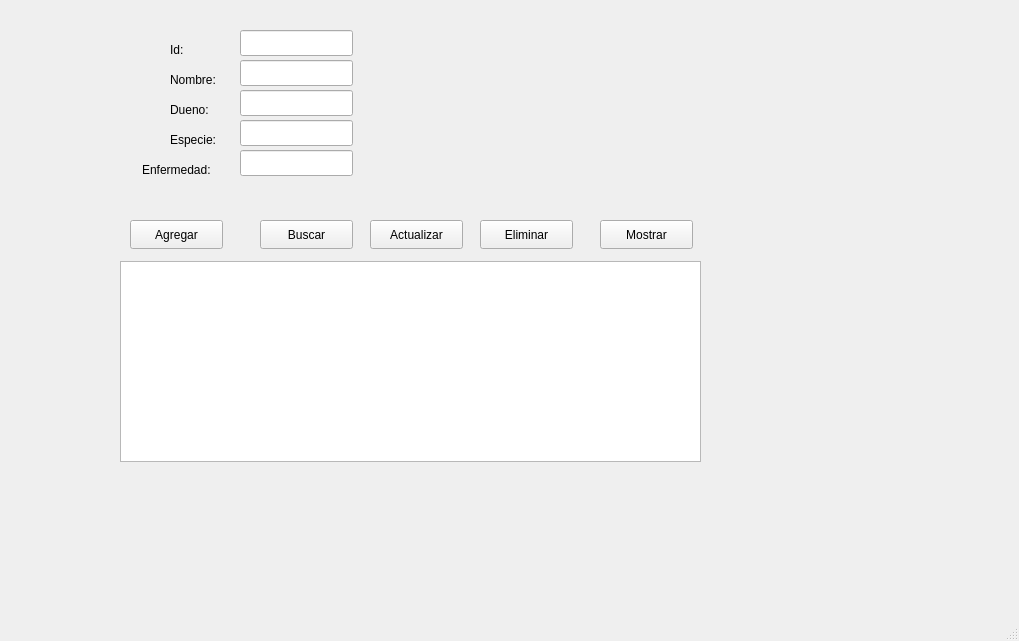
<?xml version="1.0" encoding="UTF-8"?>
<ui version="4.0">
 <class>MainWindow</class>
 <widget class="QMainWindow" name="MainWindow">
  <property name="geometry">
   <rect>
    <x>0</x>
    <y>0</y>
    <width>1019</width>
    <height>641</height>
   </rect>
  </property>
  <property name="windowTitle">
   <string>MainWindow</string>
  </property>
  <widget class="QWidget" name="centralwidget">
   <widget class="QLabel" name="label">
    <property name="geometry">
     <rect>
      <x>170</x>
      <y>40</y>
      <width>63</width>
      <height>20</height>
     </rect>
    </property>
    <property name="text">
     <string>Id:</string>
    </property>
   </widget>
   <widget class="QLabel" name="label_2">
    <property name="geometry">
     <rect>
      <x>170</x>
      <y>70</y>
      <width>63</width>
      <height>20</height>
     </rect>
    </property>
    <property name="text">
     <string>Nombre:</string>
    </property>
   </widget>
   <widget class="QLabel" name="label_3">
    <property name="geometry">
     <rect>
      <x>170</x>
      <y>130</y>
      <width>63</width>
      <height>20</height>
     </rect>
    </property>
    <property name="text">
     <string>Especie:</string>
    </property>
   </widget>
   <widget class="QLabel" name="label_4">
    <property name="geometry">
     <rect>
      <x>170</x>
      <y>100</y>
      <width>63</width>
      <height>20</height>
     </rect>
    </property>
    <property name="text">
     <string>Dueno:</string>
    </property>
   </widget>
   <widget class="QLabel" name="label_5">
    <property name="geometry">
     <rect>
      <x>142</x>
      <y>160</y>
      <width>91</width>
      <height>20</height>
     </rect>
    </property>
    <property name="text">
     <string>Enfermedad:</string>
    </property>
   </widget>
   <widget class="QLineEdit" name="txtEspecie">
    <property name="geometry">
     <rect>
      <x>240</x>
      <y>120</y>
      <width>113</width>
      <height>26</height>
     </rect>
    </property>
   </widget>
   <widget class="QLineEdit" name="txtDueno">
    <property name="geometry">
     <rect>
      <x>240</x>
      <y>90</y>
      <width>113</width>
      <height>26</height>
     </rect>
    </property>
   </widget>
   <widget class="QLineEdit" name="txtNombre">
    <property name="geometry">
     <rect>
      <x>240</x>
      <y>60</y>
      <width>113</width>
      <height>26</height>
     </rect>
    </property>
   </widget>
   <widget class="QLineEdit" name="txtEnfermedad">
    <property name="geometry">
     <rect>
      <x>240</x>
      <y>150</y>
      <width>113</width>
      <height>26</height>
     </rect>
    </property>
   </widget>
   <widget class="QLineEdit" name="txtEdit">
    <property name="geometry">
     <rect>
      <x>240</x>
      <y>30</y>
      <width>113</width>
      <height>26</height>
     </rect>
    </property>
   </widget>
   <widget class="QPushButton" name="btnBuscar">
    <property name="geometry">
     <rect>
      <x>260</x>
      <y>220</y>
      <width>93</width>
      <height>29</height>
     </rect>
    </property>
    <property name="text">
     <string>Buscar</string>
    </property>
   </widget>
   <widget class="QPushButton" name="btnActualizar">
    <property name="geometry">
     <rect>
      <x>370</x>
      <y>220</y>
      <width>93</width>
      <height>29</height>
     </rect>
    </property>
    <property name="text">
     <string>Actualizar</string>
    </property>
   </widget>
   <widget class="QPushButton" name="btnAgregar">
    <property name="geometry">
     <rect>
      <x>130</x>
      <y>220</y>
      <width>93</width>
      <height>29</height>
     </rect>
    </property>
    <property name="text">
     <string>Agregar</string>
    </property>
   </widget>
   <widget class="QPushButton" name="btnEliminar">
    <property name="geometry">
     <rect>
      <x>480</x>
      <y>220</y>
      <width>93</width>
      <height>29</height>
     </rect>
    </property>
    <property name="text">
     <string>Eliminar</string>
    </property>
   </widget>
   <widget class="QPushButton" name="btnMostrar">
    <property name="geometry">
     <rect>
      <x>600</x>
      <y>220</y>
      <width>93</width>
      <height>29</height>
     </rect>
    </property>
    <property name="text">
     <string>Mostrar</string>
    </property>
   </widget>
   <widget class="QTableWidget" name="tableWidget">
    <property name="geometry">
     <rect>
      <x>120</x>
      <y>261</y>
      <width>581</width>
      <height>201</height>
     </rect>
    </property>
   </widget>
  </widget>
  <widget class="QMenuBar" name="menubar">
   <property name="geometry">
    <rect>
     <x>0</x>
     <y>0</y>
     <width>1019</width>
     <height>26</height>
    </rect>
   </property>
  </widget>
  <widget class="QStatusBar" name="statusbar"/>
 </widget>
 <resources/>
 <connections/>
</ui>
